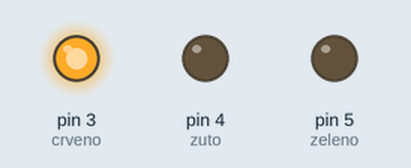
The sketch below on a simulated Arduino Uno, built with avr-gcc and run on an emulated ATmega328P. On the bench: output pins drawn as LEDs (lit = HIGH).

Above: at 0.2 s.
At 1.2 s:
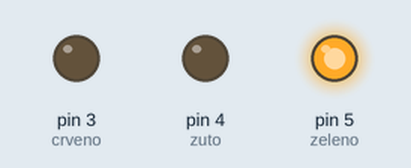
At 3.7 s:
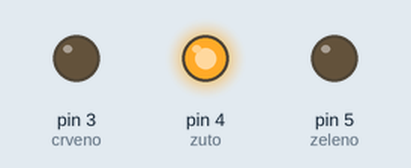
Timing chart, 0 to 4.6 s (numbered marks = the images above):
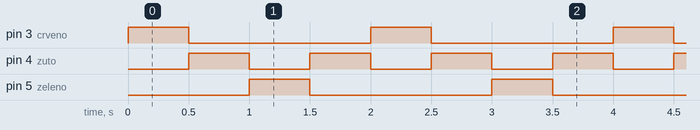

Measured:
- by itself, pin 3 (crveno), pin 5 (zeleno): alternates HIGH for 0.50 s and LOW for 1.5 s
- by itself, pin 4 (zuto): alternates HIGH for 0.50 s and LOW for 0.50 s
- by itself, everything shown: repeats every 2.0 s, in 5 steps

The sketch:

zad_1.ino
```cpp
/* vjezba 02a */
#define crveno 3
#define zuto 4
#define zeleno 5


void setup() {
  // put your setup code here, to run once:
 pinMode(crveno, OUTPUT);
 pinMode(zuto, OUTPUT);
 pinMode(zeleno, OUTPUT);

}

void loop() {
  // put your main code here, to run repeatedly:
  digitalWrite(crveno, HIGH);
  delay(500);
  digitalWrite(crveno, LOW);

  digitalWrite(zuto, HIGH);
  delay(500);
  digitalWrite(zuto, LOW);

  digitalWrite(zeleno, HIGH);
  delay(500);
  digitalWrite(zeleno, LOW);

  digitalWrite(zuto, HIGH);
  delay(500);
  digitalWrite(zuto, LOW);


}
```
